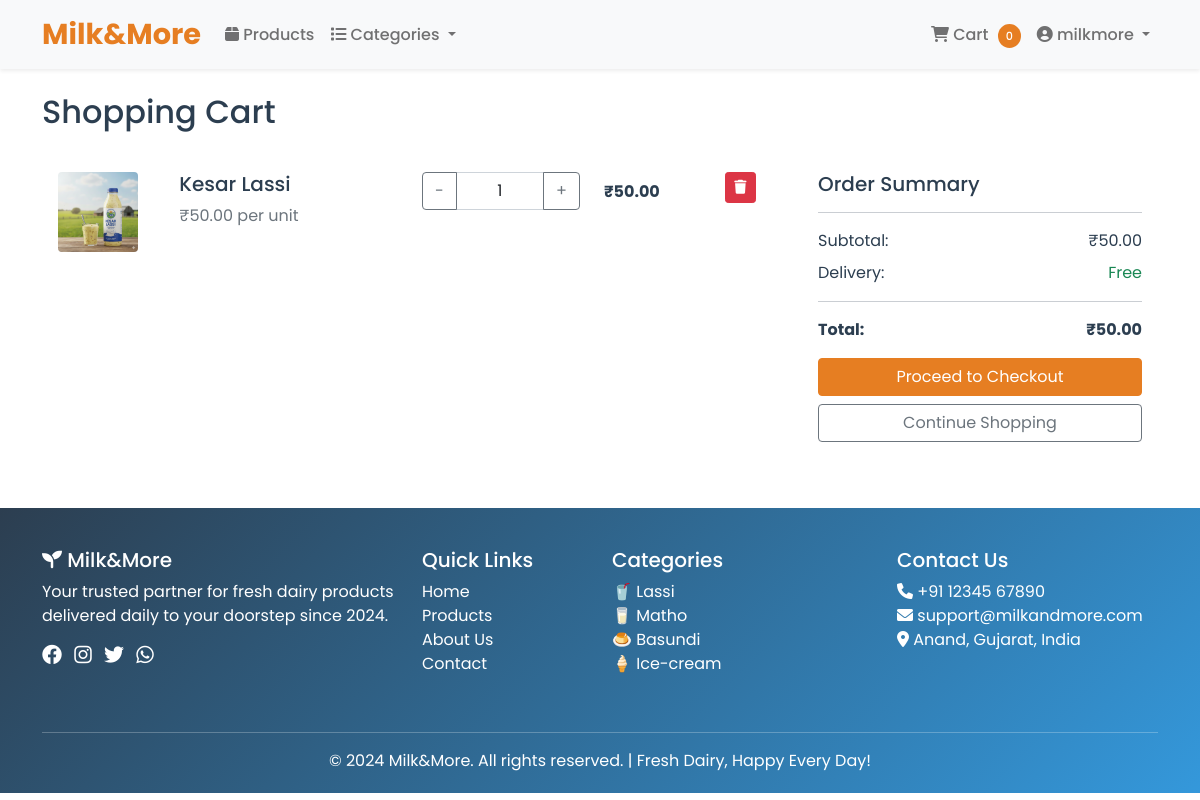
Page /products/cart/ (signed in) on the committed database.
### accounts/models.py (models this page shows, shortened)
class User(AbstractUser):
    is_customer = models.BooleanField(default=False)
    is_delivery_boy = models.BooleanField(default=False)
    phone_number = models.CharField(max_length=15, blank=True)
    address = models.TextField(blank=True)

### orders/models.py (models this page shows, shortened)
class CartItem(models.Model):
    cart = models.ForeignKey(Cart, on_delete=models.CASCADE, related_name='items')
    product = models.ForeignKey(Product, on_delete=models.CASCADE)
    quantity = models.IntegerField(default=1)

### products/models.py (models this page shows, shortened)
class Product(models.Model):
    category = models.ForeignKey(Category, on_delete=models.CASCADE, related_name='products')
    name = models.CharField(max_length=200)
    slug = models.SlugField(unique=True)
    description = models.TextField()
    price = models.DecimalField(max_digits=10, decimal_places=2)
    stock = models.IntegerField(default=0)
    image = models.ImageField(upload_to='products/')
    available = models.BooleanField(default=True)
    created = models.DateTimeField(auto_now_add=True)
    updated = models.DateTimeField(auto_now=True)
    is_milk = models.BooleanField(default=False)
    fat_percentage = models.DecimalField(max_digits=4, decimal_places=2, null=True, blank=True)
    volume_ml = models.IntegerField(null=True, blank=True)
    expiry_days = models.IntegerField(default=3)
    flavor = models.CharField(max_length=50, blank=True, null=True)  # For flavored products like lassi

### products/views.py (the view)
# urls.py: path('cart/', views.cart_view, name='cart'),
@login_required
def cart_view(request):
    try:
        cart = Cart.objects.get(user=request.user, is_active=True)
        items = cart.items.all()
        total = sum(item.product.price * item.quantity for item in items)
        print(f"Cart found: {cart.id}, Items: {items.count()}")  # Debug print
    except Cart.DoesNotExist:
        cart = Cart.objects.create(user=request.user, is_active=True)
        items = []
        total = 0
        print("New cart created")  # Debug print
    context = {
        'cart': cart,
        'items': items,
        'total': total
    }
    return render(request, 'products/cart.html', context)

### templates/products/cart.html (shortened to what this page needs)
{% extends 'base.html' %}
{% load static %}
{% block content %}
<div class="container mt-4">
    <h2 class="mb-4">Shopping Cart</h2>
    {% if cart and cart.items.all %}
        <div class="row">
            <div class="col-md-8">
                <div class="card">
                    <div class="card-body">
                        {% for item in cart.items.all %}
                        <div class="row mb-3 cart-item" data-item-id="{{ item.id }}">
                            <div class="col-md-2">
                                {% if item.product.image %}
                                    <img src="{{ item.product.image.url }}" class="img-fluid rounded" alt="{{ item.product.name }}" style="max-height: 80px; object-fit: cover;">
                                {% else %}
                                    <div class="bg-light text-center p-3 rounded">
                                        <i class="fas fa-image text-muted"></i>
                                    </div>
                                {% endif %}
                            </div>
                            <div class="col-md-4">
                                <h5>{{ item.product.name }}</h5>
                                <p class="text-muted">₹{{ item.product.price }} per unit</p>
                            </div>
                            <div class="col-md-3">
                                <div class="input-group">
                                    <button class="btn btn-outline-secondary quantity-minus" type="button">-</button>
                                    <input type="number" class="form-control quantity-input text-center" value="{{ item.quantity }}" min="1" max="{{ item.product.stock }}" style="width: 60px;">
                                    <button class="btn btn-outline-secondary quantity-plus" type="button">+</button>
                                </div>
                            </div>
                            <div class="col-md-2">
                                <p class="fw-bold mt-2">₹<span class="item-total">{{ item.product.price|floatformat:2 }}</span></p>
                            </div>
                            <div class="col-md-1">
                                <button class="btn btn-danger btn-sm remove-item" title="Remove item">
                                    <i class="fas fa-trash"></i>
                                </button>
                            </div>
                        </div>
                        {% endfor %}
                    </div>
                </div>
            </div>
            <div class="col-md-4">
                <div class="card">
                    <div class="card-body">
                        <h5 class="card-title">Order Summary</h5>
                        <hr>
                        <div class="d-flex justify-content-between mb-2">
                            <span>Subtotal:</span>
                            <span>₹<span id="subtotal">{{ total|floatformat:2 }}</span></span>
                        </div>
                        <div class="d-flex justify-content-between mb-2">
                            <span>Delivery:</span>
                            <span class="text-success">Free</span>
                        </div>
                        <hr>
                        <div class="d-flex justify-content-between fw-bold">
                            <span>Total:</span>
                            <span>₹<span id="total">{{ total|floatformat:2 }}</span></span>
                        </div>
                        <a href="{% url 'checkout' %}" class="btn btn-primary w-100 mt-3">Proceed to Checkout</a>
                        <a href="{% url 'product_list' %}" class="btn btn-outline-secondary w-100 mt-2">Continue Shopping</a>
                    </div>
                </div>
            </div>
        </div>
    {% endif %}
</div>
{% endblock %}

### templates/base.html (shortened to what this page needs)
<!DOCTYPE html>
<html lang="en">
<head>
    <link href="https://cdn.jsdelivr.net/npm/bootstrap@5.1.3/dist/css/bootstrap.min.css" rel="stylesheet">
    <link rel="stylesheet" href="https://cdnjs.cloudflare.com/ajax/libs/font-awesome/6.0.0/css/all.min.css">
    {% load static %}
    <link rel="stylesheet" href="{% static 'css/style.css' %}">
</head>
<body>
    <nav class="navbar navbar-expand-lg navbar-light bg-light shadow-sm">
        <div class="container">
            <a class="navbar-brand" href="/">
                Milk&More
            </a>
            <div class="collapse navbar-collapse" id="navbarNav">
                <ul class="navbar-nav me-auto">
                    <li class="nav-item">
                        <a class="nav-link" href="{% url 'product_list' %}">
                            <i class="fas fa-box"></i> Products
                        </a>
                    </li>
                    <li class="nav-item dropdown">
                        <a class="nav-link dropdown-toggle" href="#" id="categoryDropdown" role="button" data-bs-toggle="dropdown">
                            <i class="fas fa-list"></i> Categories
                        </a>
                    </li>
                </ul>
                <ul class="navbar-nav">
                    {% if user.is_authenticated %}
                        <li class="nav-item">
                            <a class="nav-link" href="{% url 'cart' %}">
                                <i class="fas fa-shopping-cart"></i>
                                Cart
                                <span class="cart-badge" id="cart-count">{{ cart_count|default:0 }}</span>
                            </a>
                        </li>
                        <li class="nav-item dropdown">
                            <a class="nav-link dropdown-toggle" href="#" id="userDropdown" role="button" data-bs-toggle="dropdown">
                                <i class="fas fa-user-circle"></i> {{ user.username }}
                            </a>
                        </li>
                    {% endif %}
                </ul>
            </div>
        </div>
    </nav>
    {% block content %}
    {% endblock %}
    <footer class="footer">
        <div class="container">
            <div class="row">
                <div class="col-lg-4 col-md-6 mb-4">
                    <h5><i class="fas fa-seedling"></i> Milk&More</h5>
                    <p>Your trusted partner for fresh dairy products delivered daily to your doorstep since 2024.</p>
                    <div class="social-links">
                        <a href="#" class="me-2"><i class="fab fa-facebook fa-lg"></i></a>
                        <a href="#" class="me-2"><i class="fab fa-instagram fa-lg"></i></a>
                        <a href="#" class="me-2"><i class="fab fa-twitter fa-lg"></i></a>
                        <a href="#"><i class="fab fa-whatsapp fa-lg"></i></a>
                    </div>
                </div>
                <div class="col-lg-2 col-md-6 mb-4">
                    <h5>Quick Links</h5>
                    <ul class="list-unstyled">
                        <li><a href="/">Home</a></li>
                        <li><a href="{% url 'product_list' %}">Products</a></li>
                        <li><a href="#">About Us</a></li>
                        <li><a href="#">Contact</a></li>
                    </ul>
                </div>
                <div class="col-lg-3 col-md-6 mb-4">
                    <h5>Categories</h5>
                    <ul class="list-unstyled">
                        <li><a href="{% url 'product_list' %}?category=lassi">🥤 Lassi</a></li>
                        <li><a href="{% url 'product_list' %}?category=matho">🥛 Matho</a></li>
                        <li><a href="{% url 'product_list' %}?category=basundi">🍮 Basundi</a></li>
                        <li><a href="{% url 'product_list' %}?category=ice-cream">🍦 Ice-cream</a></li>
                    </ul>
                </div>
                <div class="col-lg-3 col-md-6 mb-4">
                    <h5>Contact Us</h5>
                    <ul class="list-unstyled">
                        <li><i class="fas fa-phone"></i> +91 12345 67890</li>
                        <li><i class="fas fa-envelope"></i> support@milkandmore.com</li>
                        <li><i class="fas fa-map-marker-alt"></i> Anand, Gujarat, India</li>
                    </ul>
                </div>
            </div>
            <hr class="bg-light">
            <div class="text-center">
                <p class="mb-0">&copy; 2024 Milk&More. All rights reserved. | Fresh Dairy, Happy Every Day!</p>
            </div>
        </div>
    </footer>
    {% load static %}
</body>
</html>

### static/css/style.css (style rules this page uses)
:root { --primary-color: #2c3e50; --secondary-color: #e67e22; --success-color: #27ae60; --danger-color: #e74c3c; --light-bg: #ecf0f1; }
body { font-family: 'Segoe UI', Tahoma, Geneva, Verdana, sans-serif; color: var(--primary-color); min-height: 100vh; display: flex; flex-direction: column; }
.navbar { box-shadow: 0 2px 4px rgba(0,0,0,.1); }
.navbar-brand { font-weight: bold; font-size: 1.5rem; color: var(--secondary-color) !important; }
.btn-primary { background-color: var(--secondary-color); border-color: var(--secondary-color); }
#cart-count { font-size: 0.7rem; padding: 0.25rem 0.5rem; }
footer { margin-top: auto; }
footer a { text-decoration: none; transition: color 0.3s; }
.card { border: none; transition: transform 0.3s, box-shadow 0.3s; }

### templates/base.html (style rules this page uses)
body { font-family: 'Poppins', sans-serif; }
.navbar-brand { font-weight: 700; font-size: 1.8rem; color: #2c3e50; }
.nav-link { font-weight: 500; color: #2c3e50; transition: color 0.3s; }
.cart-badge { background-color: #e67e22; color: white; border-radius: 50%; padding: 2px 8px; font-size: 12px; margin-left: 5px; }
.footer { background: linear-gradient(135deg, #2c3e50, #3498db); color: white; padding: 40px 0 20px; margin-top: 50px; }
.footer a { color: white; text-decoration: none; transition: color 0.3s; }

### templates/products/cart.html (style rules this page uses)
.cart-item { transition: background-color 0.3s; }
.quantity-input { text-align: center; -moz-appearance: textfield; }

### rows in the picture
User: username "milkmore"
CartItem: product.image (picture), product.name "Kesar Lassi", product.price "50.00", quantity "1"

### other values in the picture
{{ cart_count|default:0 }} "0"
{{ total|floatformat:2 }} "50.00"
